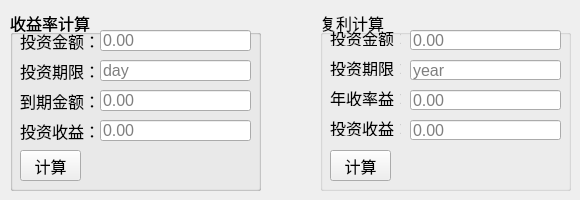
<?xml version="1.0" encoding="UTF-8"?>
<ui version="4.0">
 <class>Finance</class>
 <widget class="QWidget" name="Finance">
  <property name="geometry">
   <rect>
    <x>0</x>
    <y>0</y>
    <width>580</width>
    <height>200</height>
   </rect>
  </property>
  <property name="minimumSize">
   <size>
    <width>580</width>
    <height>200</height>
   </size>
  </property>
  <property name="maximumSize">
   <size>
    <width>580</width>
    <height>200</height>
   </size>
  </property>
  <property name="windowTitle">
   <string>金融理财</string>
  </property>
  <widget class="QLabel" name="labelIncomeSrc">
   <property name="geometry">
    <rect>
     <x>20</x>
     <y>30</y>
     <width>81</width>
     <height>21</height>
    </rect>
   </property>
   <property name="font">
    <font>
     <pointsize>12</pointsize>
    </font>
   </property>
   <property name="text">
    <string>投资金额：</string>
   </property>
  </widget>
  <widget class="QLabel" name="labelIncomeTime">
   <property name="geometry">
    <rect>
     <x>20</x>
     <y>60</y>
     <width>81</width>
     <height>21</height>
    </rect>
   </property>
   <property name="font">
    <font>
     <pointsize>12</pointsize>
    </font>
   </property>
   <property name="text">
    <string>投资期限：</string>
   </property>
  </widget>
  <widget class="QLabel" name="labelIncomeDest">
   <property name="geometry">
    <rect>
     <x>20</x>
     <y>90</y>
     <width>81</width>
     <height>21</height>
    </rect>
   </property>
   <property name="font">
    <font>
     <pointsize>12</pointsize>
    </font>
   </property>
   <property name="text">
    <string>到期金额：</string>
   </property>
  </widget>
  <widget class="QLabel" name="labelIncomeDest_2">
   <property name="geometry">
    <rect>
     <x>20</x>
     <y>120</y>
     <width>81</width>
     <height>21</height>
    </rect>
   </property>
   <property name="font">
    <font>
     <pointsize>12</pointsize>
    </font>
   </property>
   <property name="text">
    <string>投资收益：</string>
   </property>
  </widget>
  <widget class="QLineEdit" name="inputSrc">
   <property name="geometry">
    <rect>
     <x>100</x>
     <y>30</y>
     <width>151</width>
     <height>21</height>
    </rect>
   </property>
   <property name="font">
    <font>
     <pointsize>12</pointsize>
    </font>
   </property>
   <property name="toolTip">
    <string/>
   </property>
   <property name="text">
    <string/>
   </property>
   <property name="placeholderText">
    <string extracomment="0.00">0.00</string>
   </property>
  </widget>
  <widget class="QLineEdit" name="inputTime">
   <property name="geometry">
    <rect>
     <x>100</x>
     <y>60</y>
     <width>151</width>
     <height>21</height>
    </rect>
   </property>
   <property name="font">
    <font>
     <pointsize>12</pointsize>
    </font>
   </property>
   <property name="text">
    <string/>
   </property>
   <property name="placeholderText">
    <string>day</string>
   </property>
  </widget>
  <widget class="QLineEdit" name="inputDest">
   <property name="geometry">
    <rect>
     <x>100</x>
     <y>90</y>
     <width>151</width>
     <height>21</height>
    </rect>
   </property>
   <property name="font">
    <font>
     <pointsize>12</pointsize>
    </font>
   </property>
   <property name="text">
    <string/>
   </property>
   <property name="placeholderText">
    <string>0.00</string>
   </property>
  </widget>
  <widget class="QLineEdit" name="inputRate">
   <property name="geometry">
    <rect>
     <x>100</x>
     <y>120</y>
     <width>151</width>
     <height>21</height>
    </rect>
   </property>
   <property name="font">
    <font>
     <pointsize>12</pointsize>
    </font>
   </property>
   <property name="text">
    <string/>
   </property>
   <property name="placeholderText">
    <string>0.00</string>
   </property>
  </widget>
  <widget class="QLabel" name="labelFuliSrc">
   <property name="geometry">
    <rect>
     <x>330</x>
     <y>30</y>
     <width>71</width>
     <height>16</height>
    </rect>
   </property>
   <property name="font">
    <font>
     <pointsize>12</pointsize>
    </font>
   </property>
   <property name="text">
    <string>投资金额：</string>
   </property>
  </widget>
  <widget class="QLabel" name="labelFuliTime">
   <property name="geometry">
    <rect>
     <x>330</x>
     <y>60</y>
     <width>71</width>
     <height>16</height>
    </rect>
   </property>
   <property name="font">
    <font>
     <pointsize>12</pointsize>
    </font>
   </property>
   <property name="text">
    <string>投资期限：</string>
   </property>
  </widget>
  <widget class="QLabel" name="labelFuliRate">
   <property name="geometry">
    <rect>
     <x>330</x>
     <y>90</y>
     <width>71</width>
     <height>16</height>
    </rect>
   </property>
   <property name="font">
    <font>
     <pointsize>12</pointsize>
    </font>
   </property>
   <property name="text">
    <string>年收率益：</string>
   </property>
  </widget>
  <widget class="QLabel" name="labelFuliDest">
   <property name="geometry">
    <rect>
     <x>330</x>
     <y>120</y>
     <width>71</width>
     <height>16</height>
    </rect>
   </property>
   <property name="font">
    <font>
     <pointsize>12</pointsize>
    </font>
   </property>
   <property name="text">
    <string>投资收益：</string>
   </property>
  </widget>
  <widget class="QLineEdit" name="inputFuliSrc">
   <property name="geometry">
    <rect>
     <x>410</x>
     <y>30</y>
     <width>151</width>
     <height>20</height>
    </rect>
   </property>
   <property name="font">
    <font>
     <pointsize>12</pointsize>
    </font>
   </property>
   <property name="text">
    <string/>
   </property>
   <property name="placeholderText">
    <string>0.00</string>
   </property>
  </widget>
  <widget class="QLineEdit" name="inputFuliTime">
   <property name="geometry">
    <rect>
     <x>410</x>
     <y>60</y>
     <width>151</width>
     <height>20</height>
    </rect>
   </property>
   <property name="font">
    <font>
     <pointsize>12</pointsize>
    </font>
   </property>
   <property name="text">
    <string/>
   </property>
   <property name="placeholderText">
    <string>year</string>
   </property>
  </widget>
  <widget class="QLineEdit" name="inputFuliRate">
   <property name="geometry">
    <rect>
     <x>410</x>
     <y>90</y>
     <width>151</width>
     <height>20</height>
    </rect>
   </property>
   <property name="font">
    <font>
     <pointsize>12</pointsize>
    </font>
   </property>
   <property name="text">
    <string/>
   </property>
   <property name="placeholderText">
    <string>0.00</string>
   </property>
  </widget>
  <widget class="QLineEdit" name="inputFuliDest">
   <property name="geometry">
    <rect>
     <x>410</x>
     <y>120</y>
     <width>151</width>
     <height>20</height>
    </rect>
   </property>
   <property name="font">
    <font>
     <pointsize>12</pointsize>
    </font>
   </property>
   <property name="text">
    <string/>
   </property>
   <property name="placeholderText">
    <string>0.00</string>
   </property>
  </widget>
  <widget class="QPushButton" name="btnCalcRate">
   <property name="geometry">
    <rect>
     <x>20</x>
     <y>150</y>
     <width>61</width>
     <height>31</height>
    </rect>
   </property>
   <property name="font">
    <font>
     <pointsize>12</pointsize>
    </font>
   </property>
   <property name="text">
    <string>计算</string>
   </property>
  </widget>
  <widget class="QPushButton" name="btnCalcFuli">
   <property name="geometry">
    <rect>
     <x>330</x>
     <y>150</y>
     <width>61</width>
     <height>31</height>
    </rect>
   </property>
   <property name="font">
    <font>
     <pointsize>12</pointsize>
    </font>
   </property>
   <property name="text">
    <string>计算</string>
   </property>
  </widget>
  <widget class="QGroupBox" name="groupBox">
   <property name="geometry">
    <rect>
     <x>10</x>
     <y>10</y>
     <width>251</width>
     <height>181</height>
    </rect>
   </property>
   <property name="font">
    <font>
     <pointsize>12</pointsize>
    </font>
   </property>
   <property name="title">
    <string>收益率计算</string>
   </property>
   <widget class="QGroupBox" name="groupBox_2">
    <property name="geometry">
     <rect>
      <x>0</x>
      <y>0</y>
      <width>251</width>
      <height>181</height>
     </rect>
    </property>
    <property name="font">
     <font>
      <pointsize>12</pointsize>
     </font>
    </property>
    <property name="title">
     <string>收益率计算</string>
    </property>
   </widget>
  </widget>
  <widget class="QGroupBox" name="groupBox_3">
   <property name="geometry">
    <rect>
     <x>320</x>
     <y>10</y>
     <width>251</width>
     <height>181</height>
    </rect>
   </property>
   <property name="font">
    <font>
     <pointsize>12</pointsize>
    </font>
   </property>
   <property name="title">
    <string>复利计算</string>
   </property>
  </widget>
  <widget class="QWidget" name="">
   <property name="geometry">
    <rect>
     <x>0</x>
     <y>0</y>
     <width>2</width>
     <height>2</height>
    </rect>
   </property>
   <layout class="QHBoxLayout" name="horizontalLayout"/>
  </widget>
  <zorder>groupBox_3</zorder>
  <zorder>groupBox</zorder>
  <zorder>labelIncomeSrc</zorder>
  <zorder>labelIncomeTime</zorder>
  <zorder>labelIncomeDest</zorder>
  <zorder>labelIncomeDest_2</zorder>
  <zorder>inputSrc</zorder>
  <zorder>inputTime</zorder>
  <zorder>inputDest</zorder>
  <zorder>inputRate</zorder>
  <zorder>labelFuliSrc</zorder>
  <zorder>labelFuliTime</zorder>
  <zorder>labelFuliRate</zorder>
  <zorder>labelFuliDest</zorder>
  <zorder>inputFuliSrc</zorder>
  <zorder>inputFuliTime</zorder>
  <zorder>inputFuliRate</zorder>
  <zorder>inputFuliDest</zorder>
  <zorder>btnCalcRate</zorder>
  <zorder>btnCalcFuli</zorder>
  <zorder>horizontalSpacer</zorder>
 </widget>
 <resources/>
 <connections/>
</ui>
